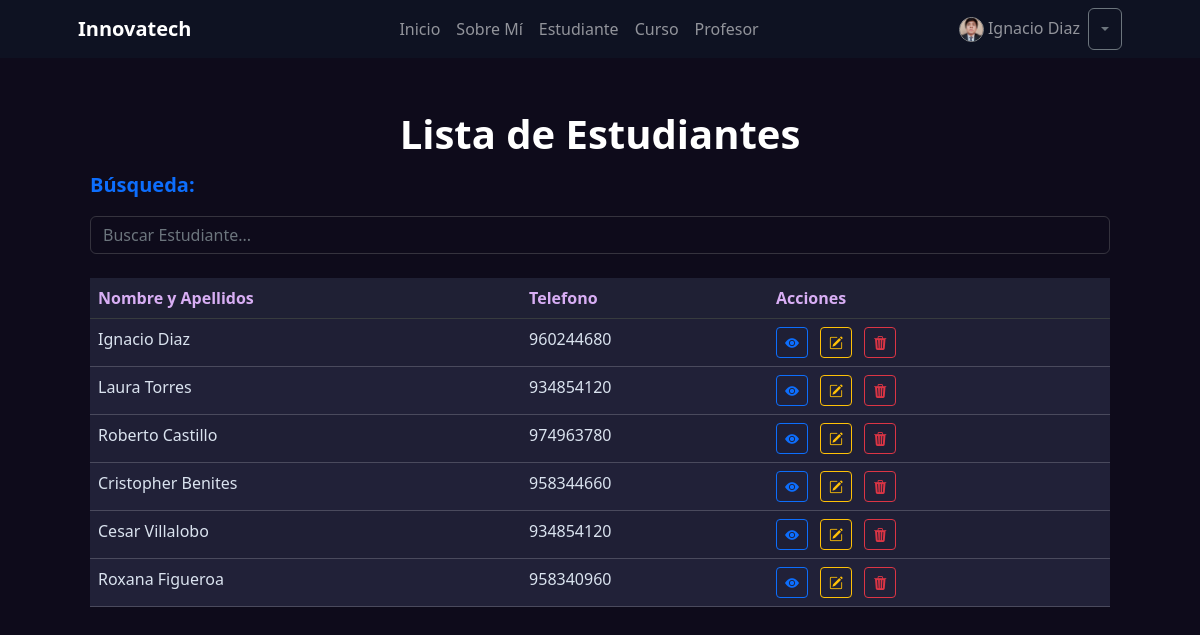
Page /estudiante/list/ (signed in) on the earlier database version.
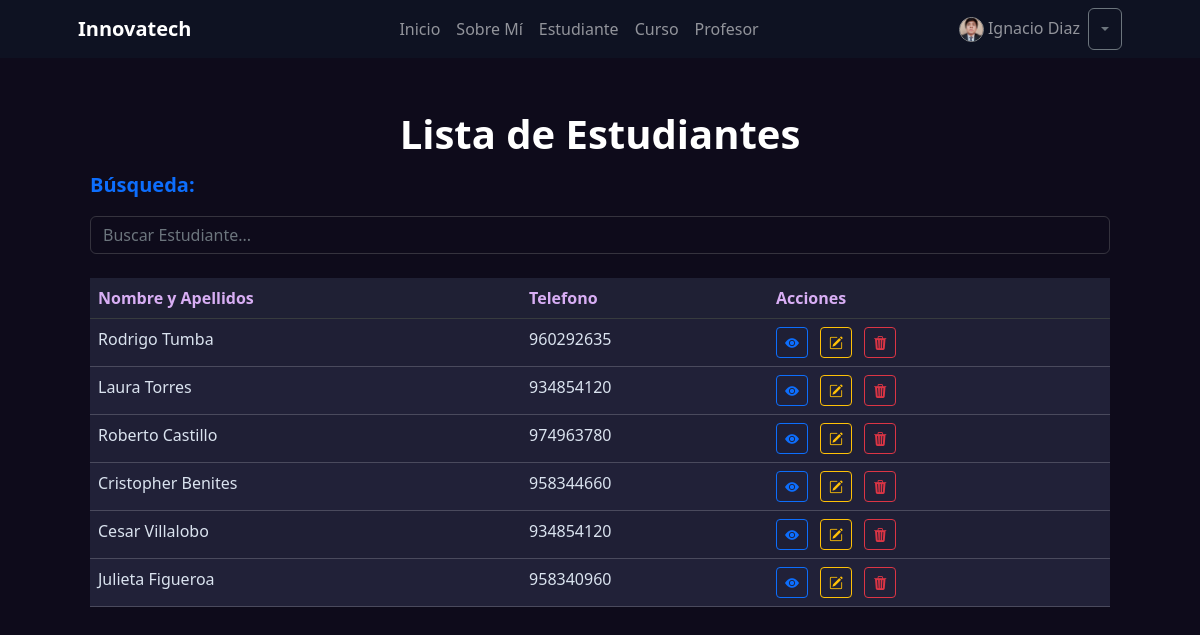
Same page on the later database version.
### estudiante/models.py (models this page shows, shortened)
class Estudiante(models.Model):
    nombre = models.CharField(max_length=50)
    apellido = models.CharField(max_length=50)
    edad = models.IntegerField()
    email = models.EmailField()
    telefono = models.CharField(max_length=10)
    fecha_registro = models.DateTimeField(auto_now_add=True)
    imagen = models.ImageField(upload_to='estudiantes', null=True, blank=True)
    class Meta:
        verbose_name = 'Estudiante'
        verbose_name_plural = 'Estudiantes'

### estudiante/views.py (the view)
# urls.py: path("list/", views.EstudianteList.as_view(), name="list"),
class EstudianteList(ListView):
    model = models.Estudiante
    def get_queryset(self) -> QuerySet:
        if self.request.GET.get("consulta"):
            consulta = self.request.GET.get("consulta")
            object_list = models.Estudiante.objects.filter(
                Q(nombre__icontains=consulta) | Q(apellido__icontains=consulta))
        else:
            object_list = models.Estudiante.objects.all()
        return object_list

### estudiante/templates/estudiante/estudiante_list.html (shortened to what this page needs)
{% extends 'core/base.html' %}
{% block titulo %}Lista de Estudiantes{% endblock titulo %}
{% block contenido %}
    <div class="container">
        <div class="row">
            <form action="{% url 'estudiante:list' %}" method="get">
                <label class="fs-5 fw-bold mb-3 text-primary">Búsqueda:</label>
                <input
                    type="text"
                    name="consulta"
                    class="form-control"
                    placeholder="Buscar Estudiante..."
                >
            </form>
        </div>
        <div class="row my-4">
            <div class="col">
                {% if object_list %}
                    <table class="table table-striped table-hover"  style="background: #212138; border-color: #ffffff2f;">
                        <thead class="table-dark">
                            <tr>
                                <th scope="col" style="background: #1F2034!important; color: #d8aef4;">Nombre y Apellidos</th>
                                <th scope="col" style="background: #1F2034!important; color: #d8aef4;">Telefono</th>
                                <th scope="col" style="background: #1F2034!important; color: #d8aef4;" >Acciones</th>
                            </tr>
                        </thead>
                        <tbody>
                            {% for object in object_list %}
                                <tr>
                                    <td style="color: #dae3ef">{{ object.nombre }} {{object.apellido}}</td>
                                    <td style="color: #dae3ef">{{ object.telefono }}</td>
                                    <td>
                                        <a href="{% url 'estudiante:detail' object.id %}" class="btn btn-outline-primary btn-sm me-2">
                                            <i class="bi bi-eye-fill"></i>
                                        </a>
                                        <a href="{% url 'estudiante:update' object.id %}" class="btn btn-outline-warning btn-sm me-2">
                                            <i class="bi bi-pencil-square"></i>
                                        </a>
                                        <a href="{% url 'estudiante:delete' object.id %}" class="btn btn-outline-danger btn-sm">
                                            <i class="bi bi-trash3-fill"></i>
                                        </a>
                                    </td>
                                </tr>
                            {% endfor %}
                        </tbody>
                    </table>
                {% elif not object_list and request.GET.consulta %}
                    <p class="text-center py-4 m-2 fs-4 text-info text-bg-dark fw-bold rounded-4">
                        No hay Estudiante registrado con ese nombre 🫤
                    </p>
                {% else %}
                    <p class="text-center py-4 m-2 fs-4 text-warning text-bg-dark fw-bold rounded-4">
                       Aún no hay Estudiante registrados 📢
                    </p>
                {% endif %}
            </div>
        </div>
    </div>
{% endblock contenido %}

Differences in the rows shown:
changed Estudiante: nombre "Ignacio" → "Rodrigo"; apellido "Diaz" → "Tumba"; telefono "960244680" → "960292635"
changed Estudiante "Figueroa": nombre "Roxana" → "Julieta"
